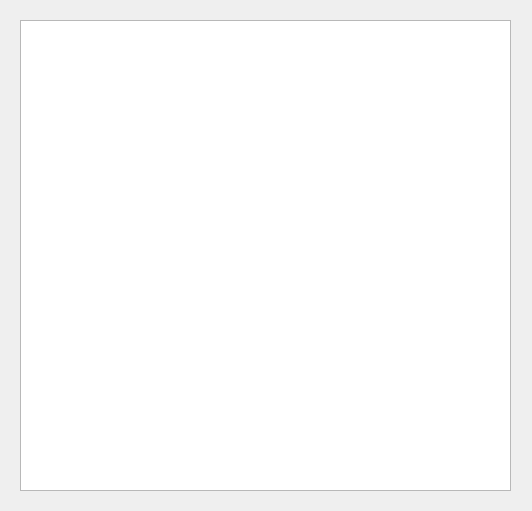
<?xml version="1.0" encoding="UTF-8"?>
<ui version="4.0">
 <class>testSuite</class>
 <widget class="QDialog" name="testSuite">
  <property name="geometry">
   <rect>
    <x>0</x>
    <y>0</y>
    <width>532</width>
    <height>511</height>
   </rect>
  </property>
  <property name="windowTitle">
   <string>Test Suite</string>
  </property>
  <widget class="QTextEdit" name="textEdit">
   <property name="geometry">
    <rect>
     <x>20</x>
     <y>20</y>
     <width>491</width>
     <height>471</height>
    </rect>
   </property>
   <property name="readOnly">
    <bool>true</bool>
   </property>
  </widget>
 </widget>
 <resources/>
 <connections/>
</ui>
